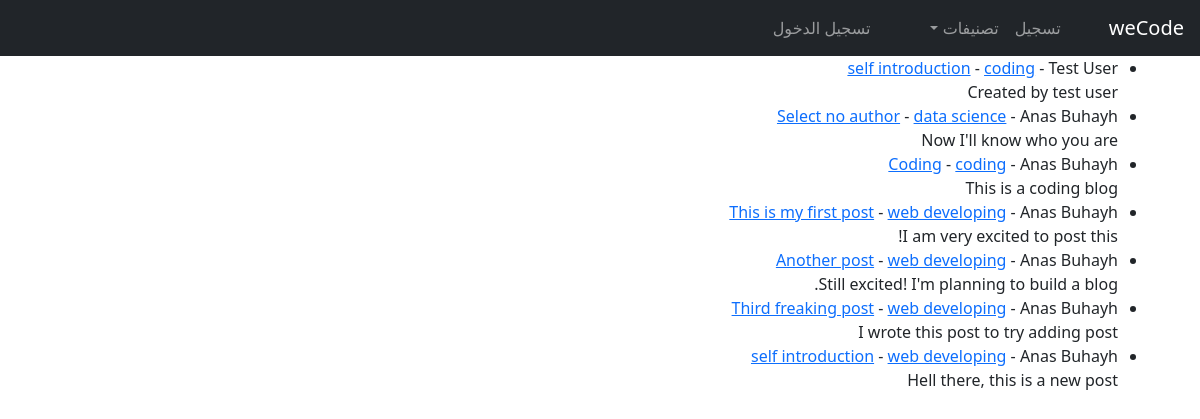
/, run on an earlier commit of the app's database.
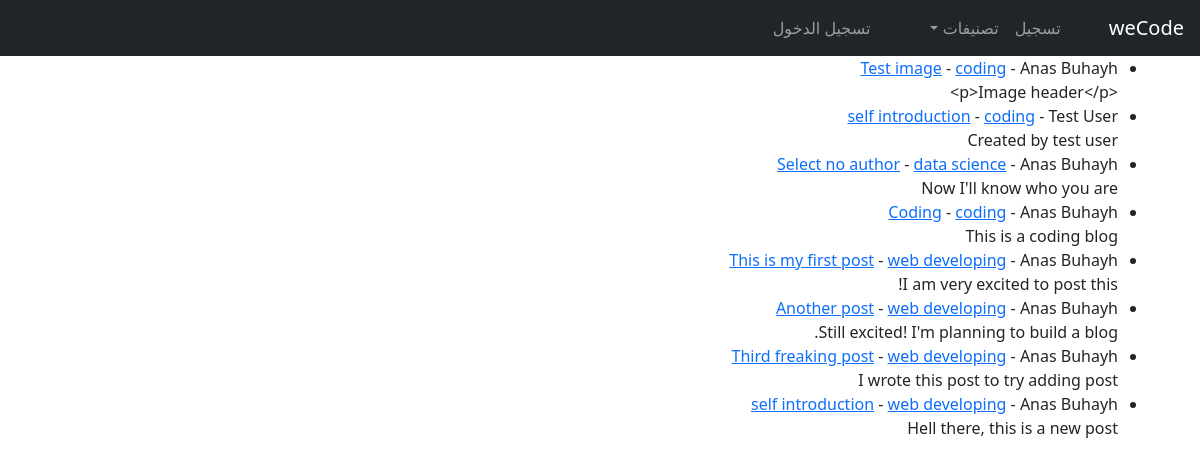
And on a later commit of the database.
### weCodeBlog/models.py (models this page shows, shortened)
class Post(models.Model):
    title = models.CharField(max_length=255)
    header_image = models.ImageField(null=True, blank=True, upload_to="images/")
    tags = models.CharField(max_length=255)
    author = models.ForeignKey(User, on_delete=models.CASCADE)
    body = RichTextField(blank=True, null=True)
    post_date = models.DateField(auto_now_add=True)
    update_date = models.DateField(auto_now_add=True)
    category = models.CharField(max_length=255, default='web developing')

### weCodeBlog/views.py (the view)
# urls.py: path('', HomeView.as_view(), name='home'),
class HomeView(ListView):
    model = Post
    template_name = 'home.html'
    ordering = ['-post_date']
    def get_context_data(self, *args, **kwargs):
        cat_names = Category.objects.all()
        context = super(HomeView, self).get_context_data(*args, **kwargs)
        context["cat_names"] = cat_names
        return context

### weCodeBlog/models.py (called while the page is built)
    def __str__(self):
        return self.name

### weCodeBlog/templates/home.html
{% extends 'base.html' %}
{% block content %}
<ul>
{% for post in object_list %}
    <li>
        <a href="{% url 'post-detail' post.pk %}">{{ post.title }}</a>
        - <a href="{% url 'category' post.category|slugify %}">{{ post.category }}</a>
        - {{ post.author.first_name }} {{ post.author.last_name }}
    <br>
        {{ post.body|slice:":200" }}
    </li>
{% endfor %}
</ul>
{% endblock %}

What changed in the data, as far as the page shows it:
added Post: title "Test image", category "coding", author.first_name "Anas", author.last_name "Buhayh", body "<p>Image header</p>"
